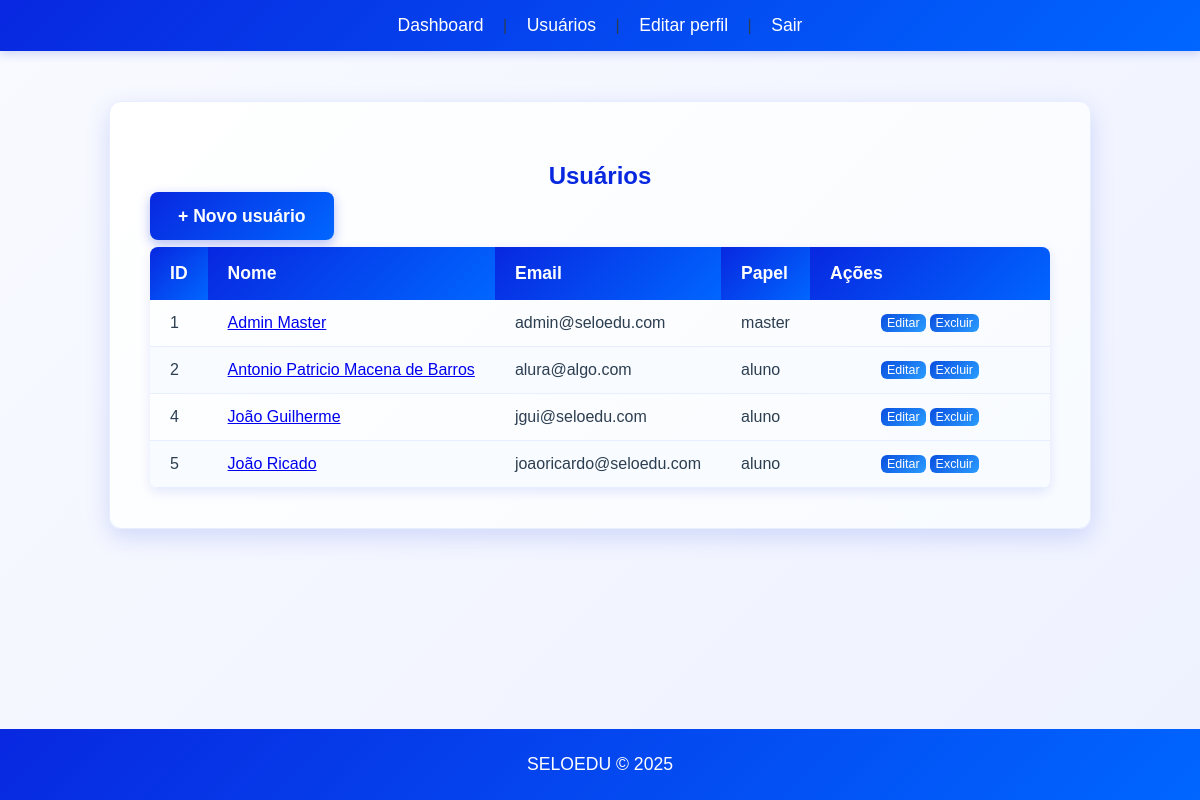
Page /users/ (signed in) on the committed database.
### models/users.py (models this page shows, shortened)
class User(UserMixin, db.Model):
	__tablename__ = 'users'
	id = db.Column(db.Integer, primary_key=True)
	nome = db.Column(db.String(120), nullable=False)
	email = db.Column(db.String(150), unique=True, nullable=False)
	password_hash = db.Column(db.String(256), nullable=True)
	role = db.Column(db.String(50), default='user')
	ativo = db.Column(db.Boolean, default=True)
	profile = db.relationship('Profile', uselist=False, back_populates='user')

### views/users.py (the view)
    def list_users(self):
        try:
            users = User.query.filter_by(ativo=True).all()
            return render_template('users/index.html', usuarios=users)
        except Exception as e:
            flash(f'Erro ao carregar usuários: {str(e)}', 'error')
            return render_template('users/index.html', usuarios=[])

### models/users.py (called while the page is built)
@login_manager.user_loader
def load_user(user_id):
	try:
		return User.query.get(int(user_id))
	except Exception:
		return None

### templates/users/index.html (shortened to what this page needs)
{% extends "base.html" %}
{% block content %}
  <div class="users-container">
    <h2 class="users-header">Usuários</h2>
    <p><a class="button-home no-underline" href="{{ url_for('users.create') }}">+ Novo usuário</a></p>
    {% if usuarios %}
      <table>
        <thead>
          <tr>
            <th>ID</th>
            <th>Nome</th>
            <th>Email</th>
            <th>Papel</th>
            <th>Ações</th>
          </tr>
        </thead>
        <tbody>
          {% for u in usuarios %}
            <tr>
              <td>{{ u.id }}</td>
              <td><a href="{{ url_for('users.show', user_id=u.id) }}">{{ u.nome }}</a></td>
              <td>{{ u.email }}</td>
              <td>{{ u.role }}</td>
              <td class="actions">
                <div class="action-group">
                  <form action="{{ url_for('users.edit', user_id=u.id) }}" method="get" style="margin:0;display:inline-flex;">
                    <button type="submit" class="btn-small">Editar</button>
                  </form>
                  <form action="{{ url_for('users.delete', user_id=u.id) }}" method="post" style="margin:0;display:inline-flex;">
                    <button type="submit" class="btn-small">Excluir</button>
                  </form>
                </div>
              </td>
            </tr>
          {% endfor %}
        </tbody>
      </table>
    {% else %}
      <p>Nenhum usuário cadastrado.</p>
    {% endif %}
  </div>
{% endblock %}

### Static/custom.css (style rules this page uses)
body { font-family: 'Arial', sans-serif; background: linear-gradient(135deg, #f8faff 0%, #eef2ff 100%); margin: 0; padding: 0; color: #2c3e50; display: flex; flex-direction: column; min-height: 100vh; }
.button-home, .button-login { padding: 14px 28px; background: linear-gradient(135deg, #0828e0 0%, #0066ff 100%); border: none; color: white; font-size: 1.1em; border-radius: 8px; cursor: pointer; transition: all 0.3s ease; width: 220px; margin-top: 25px; font-weight: 600; box-shadow: 0 4px 12px rgba(8, 40, 224, 0.3); }
.users-container { background: linear-gradient(135deg, #ffffff 0%, #f8fbff 100%); padding: 40px; border-radius: 12px; box-shadow: 0 8px 25px rgba(8, 40, 224, 0.15); width: 100%; max-width: 900px; margin: 30px auto; border: 1px solid #e6eeff; }
table { width: 100%; border-collapse: collapse; margin-top: 20px; border-radius: 8px; overflow: hidden; box-shadow: 0 4px 12px rgba(8, 40, 224, 0.1); }
table th { background: linear-gradient(135deg, #0828e0 0%, #0066ff 100%); color: white; padding: 16px 20px; text-align: left; font-weight: 600; font-size: 1.1em; }
table td { padding: 14px 20px; border-bottom: 1px solid #e6eeff; color: #2c3e50; }
table tr:nth-child(even) { background-color: #f8fbff; }
.btn-small { padding: 2px 6px; font-size: 0.78em; border-radius: 6px; background: linear-gradient(135deg, #0a4fe0 0%, #2a9cff 100%); color: white; border: none; cursor: pointer; text-decoration: none; display: inline-block; vertical-align: middle; }
.action-group { display: flex; gap: 4px; align-items: center; justify-content: center; }
table td.actions { white-space: nowrap; width: 200px; }
.button-home, .btn-small, .no-underline { text-decoration: none; }
.users-header { text-align: center; color: #0828e0; margin-bottom: 16px; font-weight: 700; }

### rows in the picture
User: id "1", nome "Admin Master", email "admin@seloedu.com", role "master"
User: id "2", nome "Antonio Patricio Macena de Barros", email "alura@algo.com", role "aluno"
User: id "4", nome "João Guilherme", email "jgui@seloedu.com", role "aluno"
User: id "5", nome "João Ricado", email "joaoricardo@seloedu.com", role "aluno"
